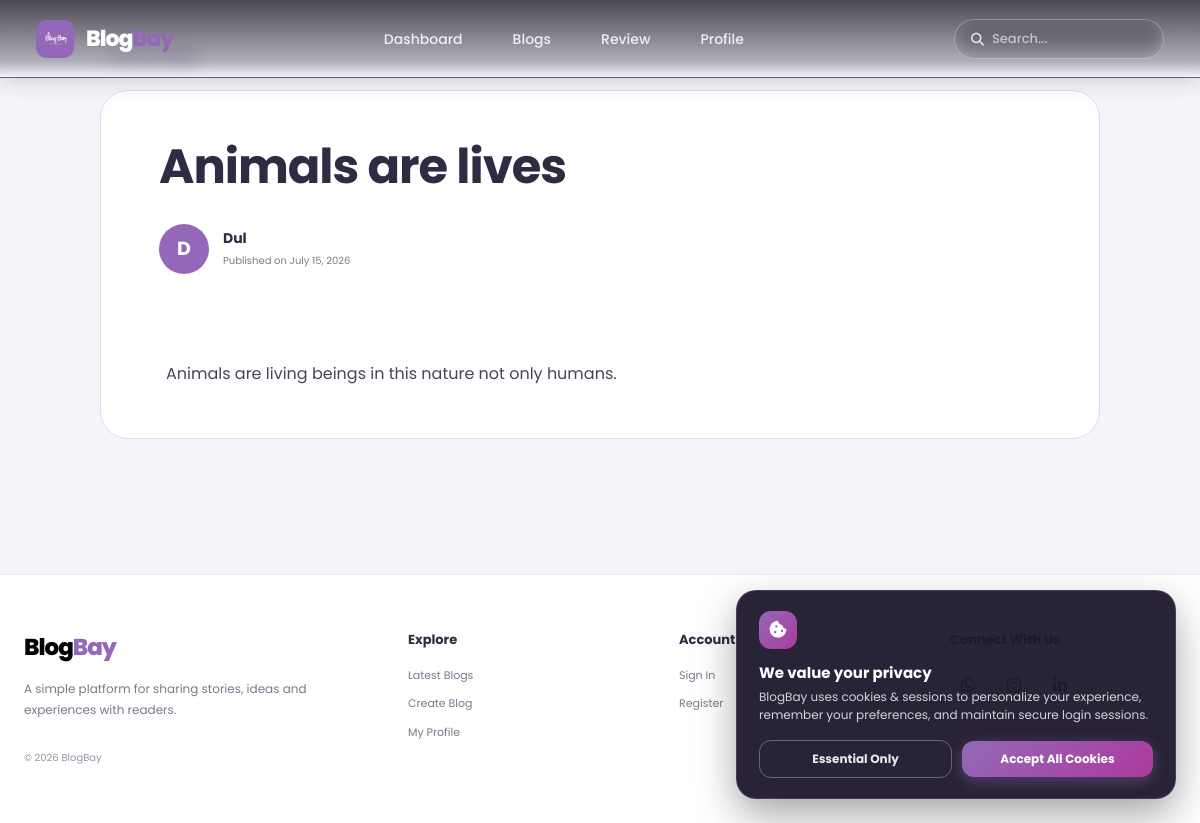
The page /view_blog.php?id=4 on the database as committed earlier.
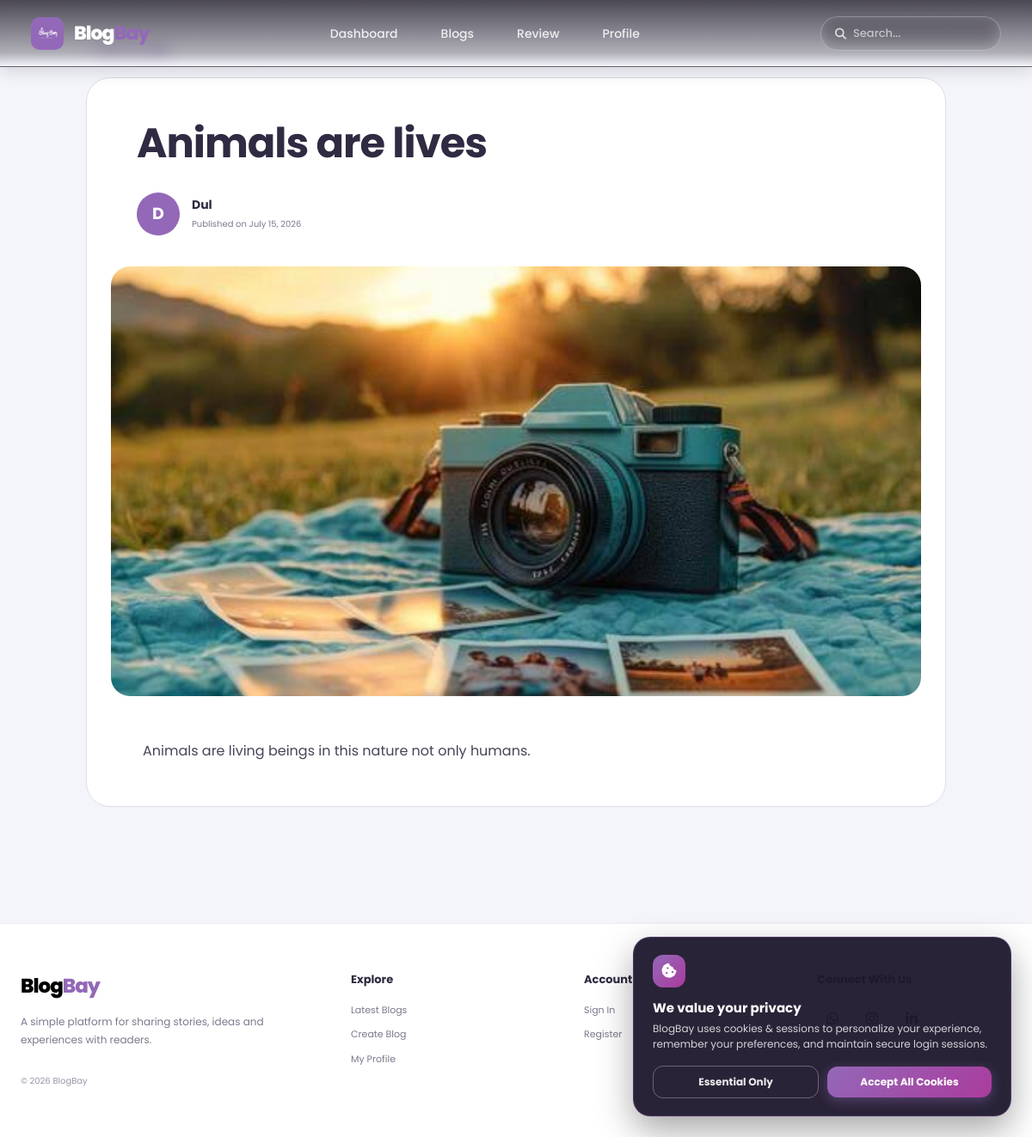
The same page on the database as committed later.
### tables this page shows
CREATE TABLE IF NOT EXISTS `blogpost` (
  `id` int(11) NOT NULL AUTO_INCREMENT,
  `user_id` int(11) DEFAULT NULL,
  `title` varchar(255) DEFAULT NULL,
  `content` text DEFAULT NULL,
  `created_at` timestamp NOT NULL DEFAULT current_timestamp(),
  `updated_at` timestamp NOT NULL DEFAULT current_timestamp() ON UPDATE current_timestamp(),
  `image` varchar(255) DEFAULT NULL,
  PRIMARY KEY (`id`),
  KEY `user_id` (`user_id`),
  CONSTRAINT `blogpost_ibfk_1` FOREIGN KEY (`user_id`) REFERENCES `user` (`id`) ON DELETE CASCADE
);

CREATE TABLE IF NOT EXISTS `user` (
  `id` int(11) NOT NULL AUTO_INCREMENT,
  `username` varchar(50) NOT NULL,
  `email` varchar(100) NOT NULL,
  `password` varchar(255) NOT NULL,
  `role` varchar(20) DEFAULT 'user',
  `remember_token` varchar(255) DEFAULT NULL,
  PRIMARY KEY (`id`),
  UNIQUE KEY `email` (`email`)
);

### view_blog.php (the view, shortened to what this page needs)
<?php
include "config.php";
include "site_config.php";
$blogID = (int) $_GET['id'];
$sql = "SELECT blogpost.*, user.username, p.profile_pic
        FROM blogpost
        JOIN user ON blogpost.user_id = user.id
        LEFT JOIN user_profiles p ON user.id = p.user_id
        WHERE blogpost.id = $blogID
        LIMIT 1";
$result = mysqli_query($conn, $sql);
$blog = mysqli_fetch_assoc($result);
$backPage = isset($_SESSION['user_id']) ? "dashboard.php" : "login.php";
?>
<!DOCTYPE html>
<html lang="en">
<head>
    <link rel="stylesheet" href="css/view_blog.css?v=<?php echo time(); ?>">
    <link rel="stylesheet" href="css/footer.css?v=<?php echo time(); ?>">
    <link rel="stylesheet" href="css/responsive.css?v=<?php echo time(); ?>">
    <link rel="stylesheet" href="https://cdnjs.cloudflare.com/ajax/libs/font-awesome/6.7.2/css/all.min.css">
</head>
<body>
<header class="hero-navbar">
    <div class="hero-navbar-inner">
        <a href="dashboard.php" class="hero-brand">
            <?php echo renderSiteLogo(); ?>
            <?php echo renderSiteName(); ?>
        </a>
        <nav class="hero-nav-links">
            <a href="dashboard.php" class="hero-nav-item">Dashboard</a>
            <a href="dashboard.php#blogGrid" class="hero-nav-item">Blogs</a>
            <a href="reviews.php" class="hero-nav-item">Review</a>
            <a href="profile.php" class="hero-nav-item">Profile</a>
        </nav>
        <div class="hero-search-box" style="position: relative; display: flex; align-items: center; background: rgba(255, 255, 255, 0.15) !important; border: 1px solid rgba(255, 255, 255, 0.25) !important; border-radius: 999px !important; padding: 6px 16px !important; width: 210px !important;">
            <i class="fa-solid fa-magnifying-glass" style="color: rgba(255, 255, 255, 0.8) !important; margin-right: 8px !important; font-size: 13px !important;"></i>
            <input id="blogSearch" type="text" placeholder="Search..." style="background: transparent !important; border: none !important; outline: none !important; color: #ffffff !important; font-size: 13px !important; width: 100% !important; box-shadow: none !important; padding: 0 !important; margin: 0 !important; height: auto !important;" onkeydown="if(event.key==='Enter'){ window.location.href='dashboard.php?search='+encodeURIComponent(this.value); }">
        </div>
    </div>
</header>
<main class="article-wrapper">
    <a href="<?php echo $backPage; ?>" class="back-link">
        ← Back to blogs
    </a>
    <article class="article-card">
        <header class="article-header">
            <h1><?php echo htmlspecialchars($blog['title']); ?></h1>
            <div class="author-row">
                <?php echo renderUserAvatar($blog['username'], $blog['profile_pic'] ?? null, 'author-avatar'); ?>
                <div class="author-details">
                    <strong><?php echo htmlspecialchars($blog['username']); ?></strong>
                    <span>Published on <?php echo date("F d, Y", strtotime($blog['created_at'])); ?></span>
                </div>
            </div>
        </header>
        <?php if (!empty($blog['image']) && file_exists(__DIR__ . '/uploads/' . $blog['image'])) { ?>
            <div class="cover-wrapper">
                <img src="uploads/<?php echo htmlspecialchars($blog['image']); ?>" alt="<?php echo htmlspecialchars($blog['title']); ?>" class="cover-image">
            </div>
        <?php } ?>
        <section class="article-content">
            <?php echo nl2br(htmlspecialchars($blog['content'])); ?>
        </section>
    </article>
</main>
<?php include "includes/footer.php"; ?>
</body>
</html>

### site_config.php (shortened to what this page needs)
<?php
$siteName = "BlogBay";
function renderSiteName(): string
{
    return '<span class="site-name"><span class="site-name-blog">Blog</span><span class="site-name-bay">Bay</span></span>';
}
function renderSiteLogo(): string
{
    $possibleFiles = [
        'images/logo.png',
        'images/logo.jpg',
        'images/logo.jpeg',
        'images/logo.webp',
        'images/logo.svg',
        'images/blog.jpg'
    ];
    foreach ($possibleFiles as $file) {
        $fullPath = __DIR__ . '/' . $file;
        if (file_exists($fullPath)) {
            $mtime = filemtime($fullPath);
            return '<img src="' . $file . '?v=' . $mtime . '" alt="BlogBay logo" class="brand-logo-img" style="width:38px; height:38px; object-fit:cover; border-radius:10px; flex-shrink:0;">';
        }
    }
    return '<span class="logo-icon-badge" style="width:38px; height:38px; border-radius:10px; background:linear-gradient(135deg, var(--purple), var(--magenta)); display:inline-flex; align-items:center; justify-content:center; color:#fff; font-size:18px; flex-shrink:0;"><i class="fa-solid fa-feather-pointed"></i></span>';
}
function renderUserAvatar(?string $username, ?string $profilePic, string $containerClass = 'author-avatar'): string
{
    $name = !empty($username) ? $username : 'U';
    $letter = htmlspecialchars(strtoupper(substr($name, 0, 1)));
    $classAttr = htmlspecialchars($containerClass);
    return '<div class="' . $classAttr . '">' . $letter . '</div>';
}
?>

### includes/footer.php (shortened to what this page needs)
<link rel="stylesheet" href="css/footer.css?v=<?php echo time(); ?>">
<link rel="stylesheet" href="https://cdnjs.cloudflare.com/ajax/libs/font-awesome/6.7.2/css/all.min.css">
<footer class="site-footer">
    <div class="footer-grid">
        <div class="footer-brand">
            <h2 class="footer-brand-name">
                <?php echo renderSiteName(); ?>
            </h2>
            <p>
                A simple platform for sharing stories,
                ideas and experiences with readers.
            </p>
            <small>
                © <?php echo date("Y"); ?>
                <?php echo htmlspecialchars($siteName); ?>
            </small>
        </div>
        <div class="footer-column">
            <h3>Explore</h3>
            <a href="dashboard.php">
                Latest Blogs
            </a>
            <a href="create_blog.php">
                Create Blog
            </a>
            <a href="profile.php">
                My Profile
            </a>
        </div>
        <div class="footer-column">
            <h3>Account</h3>
            <?php if(isset($_SESSION['user_id'])) { ?>
                <a href="profile.php">
                    Manage Profile
                </a>
                <a href="logout.php">
                    Log Out
                </a>
            <?php } else { ?>
                <a href="login.php">
                    Sign In
                </a>
                <a href="register.php">
                    Register
                </a>
            <?php } ?>
        </div>
        <div class="footer-column">
            <h3>Connect With Us</h3>
            <div class="footer-social-icons" style="display: flex !important; flex-direction: row !important; flex-wrap: nowrap !important; align-items: center !important; gap: 10px !important; margin-top: 12px !important;">
                <a href="https://wa.me/0722325117" target="_blank" rel="noopener noreferrer" title="WhatsApp" class="social-icon-link whatsapp-icon" style="display: inline-flex !important; align-items: center !important; justify-content: center !important; width: 36px !important; height: 36px !important; margin: 0 !important;">
                </a>
                <a href="https://instagram.com" target="_blank" rel="noopener noreferrer" title="Instagram" class="social-icon-link instagram-icon" style="display: inline-flex !important; align-items: center !important; justify-content: center !important; width: 36px !important; height: 36px !important; margin: 0 !important;">
                </a>
                <a href="https://www.linkedin.com/in/dulmini-megasooriya-a026a7320?utm_source=share_via&utm_content=profile&utm_medium=member_ios" target="_blank" rel="noopener noreferrer" title="LinkedIn" class="social-icon-link linkedin-icon" style="display: inline-flex !important; align-items: center !important; justify-content: center !important; width: 36px !important; height: 36px !important; margin: 0 !important;">
                </a>
            </div>
        </div>
    </div>
</footer>
<?php if (empty($_COOKIE['blogbay_cookie_consent'])) { ?>
<div class="cookie-banner-overlay" id="cookieBanner">
    <div class="cookie-banner-card">
        <div class="cookie-icon-wrapper">
            <i class="fa-solid fa-cookie-bite"></i>
        </div>
        <div class="cookie-banner-content">
            <h4>We value your privacy</h4>
            <p>BlogBay uses cookies & sessions to personalize your experience, remember your preferences, and maintain secure login sessions.</p>
        </div>
        <div class="cookie-banner-actions">
            <button type="button" class="cookie-btn cookie-btn-essential" onclick="setCookieConsent('essential')">Essential Only</button>
            <button type="button" class="cookie-btn cookie-btn-accept" onclick="setCookieConsent('all')">Accept All Cookies</button>
        </div>
    </div>
</div>
<?php } ?>

### css/view_blog.css (style rules this page uses)
* { margin:0; padding:0; box-sizing:border-box; font-family:'Poppins',sans-serif; }
:root { --cyan:#72d6d8; --blue:#83c3cc; --periwinkle:#9198c2; --purple:#9368b8; --magenta:#ab3b9d; --background:#f4f5fb; --white:#ffffff; --text:#302a42; --muted:#7f798d; --border:#dedce7; }
body { min-height:100vh; background:var(--background); color:var(--text); }
.article-wrapper { width:min(1000px,90%); margin:0 auto; padding:42px 0 70px; }
.back-link { display:inline-block; margin-bottom:25px; color:var(--purple); text-decoration:none; font-size:12px; font-weight:600; }
.article-card { overflow:hidden; border:1px solid var(--border); border-radius:28px; background:var(--white); }
.article-header { padding:48px 58px 36px; }
.article-header h1 { max-width:850px; margin-bottom:28px; color:var(--text); font-size:48px; line-height:1.18; letter-spacing:-1px; }
.author-row { display:flex; align-items:center; gap:14px; }
.author-avatar { width:50px; height:50px; display:flex; align-items:center; justify-content:center; border-radius:50%; background:var(--purple); color:var(--white); font-size:19px; font-weight:700; overflow:hidden; }
.author-details strong, .author-details span { display:block; }
.author-details strong { margin-bottom:4px; color:var(--text); font-size:14px; }
.author-details span { margin-top:2px; color:var(--muted); font-size:10px; }
.cover-wrapper { padding:0 28px; }
.cover-image { display:block; width:100%; height:500px; border-radius:22px; object-fit:cover; }
.article-content { padding:48px 65px; color:#494357; font-size:16px; line-height:2; word-break:break-word; }
.site-name { display:inline-flex; align-items:baseline; font:inherit; font-weight:800; letter-spacing:-1px; line-height:1; }
.site-name-blog { color:#000000 !important; }
.site-name-bay { color:#9368b8 !important; }
.hero-navbar { position: sticky; top: 0; width: 100%; height: 76px; z-index: 1000; background: #1d172b; border-bottom: 1px solid rgba(255, 255, 255, 0.1); box-shadow: 0 4px 20px rgba(0, 0, 0, 0.15); }
.hero-navbar-inner { max-width: 1300px; margin: 0 auto; height: 100%; padding: 0 36px; display: flex; align-items: center; justify-content: space-between; gap: 24px; }
.hero-brand { display: flex; align-items: center; gap: 12px; text-decoration: none; color: #ffffff; font-size: 22px; font-weight: 800; }
.hero-brand img { width: 42px; height: 42px; object-fit: contain; border-radius: 12px; }
.hero-brand .site-name-blog { color: #ffffff !important; }
.hero-brand .site-name-bay { color: #9368b8 !important; }
.hero-nav-links { display: flex; align-items: center; gap: 10px; }
.hero-nav-item { display: inline-flex; align-items: center; justify-content: center; padding: 8px 18px; border-radius: 8px; font-size: 14px; font-weight: 500; color: rgba(255, 255, 255, 0.85); text-decoration: none; background: transparent; border: 2px solid transparent; outline: 2px solid transparent; transition: all 0.2s ease; }
.hero-search-box { position: relative; display: flex; align-items: center; height: 40px; background: rgba(255, 255, 255, 0.15) !important; border: 1px solid rgba(255, 255, 255, 0.22) !important; border-radius: 999px !important; padding: 0 16px !important; min-width: 170px; max-width: 240px; backdrop-filter: blur(10px); }
.hero-search-box i { color: rgba(255, 255, 255, 0.75) !important; font-size: 13px !important; margin-right: 8px !important; }
.hero-search-box input { width: 100% !important; height: auto !important; padding: 0 !important; border: none !important; outline: none !important; background: transparent !important; font-size: 13px !important; font-weight: 500 !important; color: #ffffff !important; box-shadow: none !important; border-radius: 0 !important; }
.hero-search-box input::placeholder { color: rgba(255, 255, 255, 0.6) !important; }

Rows that differ between the two databases and show on the page:
changed blogpost "Animals are lives": image: picture added
